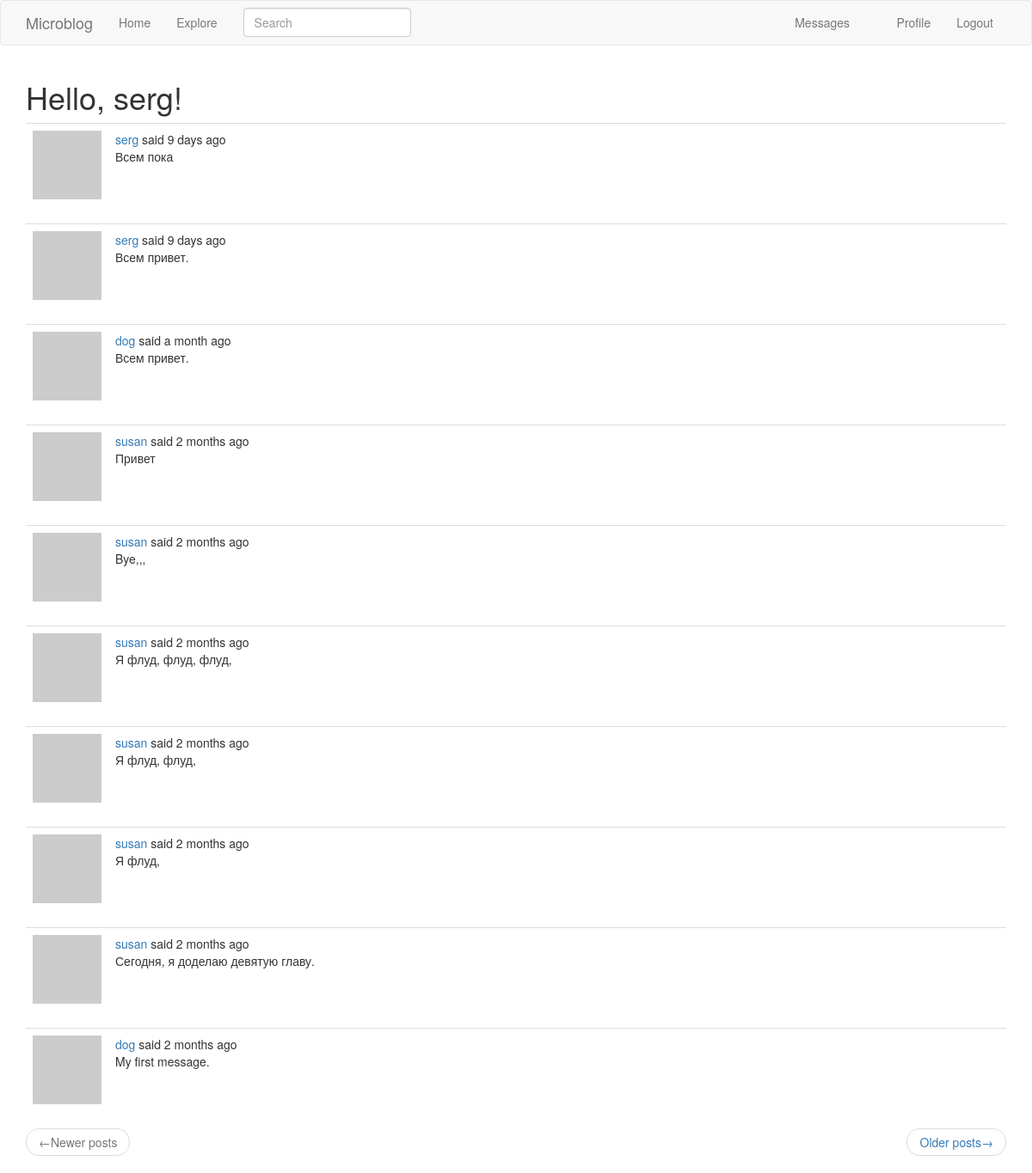
Screenshot of /explore (signed in) with the database file from the repository.
### app/models.py (models this page shows, shortened)
class User(UserMixin, db.Model):
    id = db.Column(
        db.Integer,
        primary_key=True,
    )
    username = db.Column(
        db.String(64),
        index=True,
        unique=True,
    )
    email = db.Column(
        db.String(120),
        index=True,
        unique=True,
    )
    password_hash = db.Column(
        db.String(128),
    )
    about_me = db.Column(
        db.String(140)
    )
    last_seen = db.Column(
        db.DateTime,
        default=datetime.utcnow
    )
    posts = db.relationship(
        'Post',
        backref='author',
        lazy='dynamic',
    )
    followed = db.relationship(
        'User',
        secondary=followers,
        primaryjoin=(followers.c.follower_id == id),
        secondaryjoin=(followers.c.followed_id == id),
        backref=db.backref('followers', lazy='dynamic'),
        lazy='dynamic',
    )
    messages_sent = db.relationship(
        'Message',
        foreign_keys='Message.sender_id',
        backref='author',
        lazy='dynamic',
    )
    messages_received = db.relationship(
        'Message',
        foreign_keys='Message.recipient_id',
        backref='recipient',
        lazy='dynamic',
    )
    last_message_read_time = db.Column(
        db.DateTime,
    )
    notifications = db.relationship(
        'Notification',
        backref='user',
        lazy='dynamic',
    )
    def avatar(self, size):
        digest = md5(self.email.lower().encode('utf-8')).hexdigest()
        return f'https://www.gravatar.com/avatar/{digest}?d=identicon&s={size}'
    def new_messages(self):
        last_read_time = self.last_message_read_time or datetime(1900, 1, 1)
        return Message.query.filter_by(recipient=self).filter(
            Message.timestamp > last_read_time).count()

class SearchableMixin(object):
    @classmethod
    def before_commit(cls, session):
        session._changes = {
            'add': list(session.new),
            'update': list(session.dirty),
            'delete': list(session.deleted),
        }
    @classmethod
    def after_commit(cls, session):
        for obj in session._changes['add']:
            if isinstance(obj, SearchableMixin):
                add_to_index(obj.__tablename__, obj)
        for obj in session._changes['update']:
            if isinstance(obj, SearchableMixin):
                add_to_index(obj.__tablename__, obj)
        for obj in session._changes['delete']:
            if isinstance(obj, SearchableMixin):
                remove_from_index(obj.__tablename__, obj)
        session._changes = None

class Post(SearchableMixin, db.Model):
    __searchable__ = ['body']
    id = db.Column(
        db.Integer,
        primary_key=True,
    )
    body = db.Column(
        db.String(140),
    )
    timestamp = db.Column(
        db.DateTime,
        index=True,
        default=datetime.utcnow,
    )
    user_id = db.Column(
        db.Integer(),
        db.ForeignKey('user.id'),
    )

### app/main/routes.py (the view)
@bp.route('/explore')
@login_required
def explore():
    page = request.args.get('page', default=1, type=int)
    posts = Post.query.order_by(Post.timestamp.desc()).paginate(
        page=page,
        per_page=current_app.config['POSTS_PER_PAGE'],
        error_out=False
    )
    next_url = url_for('main.explore', page=posts.next_num) \
        if posts.has_next else None
    prev_url = url_for('main.explore', page=posts.prev_num) \
        if posts.has_prev else None
    context = {
        'title': _('Explore'),
        'posts': posts.items,
        'next_url': next_url,
        'prev_url': prev_url,
    }
    return render_template('index.html', **context)

### app/main/forms.py
class SearchForm(FlaskForm):
    q = StringField(
        _l('Search'),
        validators=[DataRequired()]
    )
    def __init__(self, *args, **kwargs):
        if 'formdata' not in kwargs:
            kwargs['formdata'] = request.args
        if 'meta' not in kwargs:
            kwargs['meta'] = {'csrf': False}
        super(SearchForm, self).__init__(*args, **kwargs)

### app/main/routes.py (called while the page is built)
@bp.before_request
def before_request():
    if current_user.is_authenticated:
        current_user.last_seen = datetime.utcnow()
        db.session.commit()
        g.search_form = SearchForm()
    g.locale = str(get_locale())

### app/models.py (called while the page is built)
@login.user_loader
def load_user(id):
    return User.query.get(int(id))

### app/templates/index.html (shortened to what this page needs)
{% extends 'base.html' %}
{% import 'bootstrap/wtf.html' as wtf %}
{% block app_content %}
  <h1>{{ _('Hello') }}, {{ current_user.username }}!</h1>
  {% for post in posts %}
      {% include '_post.html' %}
  {% endfor %}
  <nav aria-label="...">
    <ul class="pager">
      <li class="previous {% if not prev_url %} disabled {% endif %}">
        <a href="{{ prev_url or '#' }}">
          <span aria-hidden="true">&larr;</span>{{ _('Newer posts') }}
        </a>
      </li>
      <li class="next {% if not next_url %} disabled {% endif %}">
        <a href="{{ next_url or '#' }}">
          {{ _('Older posts') }}<span aria-hidden="true">&rarr;</span>
        </a>
      </li>
    </ul>
  </nav>
{% endblock app_content %}

### app/templates/base.html (shortened to what this page needs)
{% extends 'bootstrap/base.html' %}
{% block navbar %}
  <nav class="navbar navbar-default">
    <div class="container">
      <div class="navbar-header">
        <a class="navbar-brand" href="{{ url_for('main.index') }}">{{ _('Microblog') }}</a>
      </div>
      <div class="collapse navbar-collapse" id="bs-example-navbar-collapse-1">
        <ul class="nav navbar-nav">
          <li><a href="{{ url_for('main.index') }}">{{ _('Home') }}</a></li>
          <li><a href="{{ url_for('main.explore') }}">{{ _('Explore') }}</a></li>
        </ul>
        {% if g.search_form %}
          <form class="navbar-form navbar-left" method="get" action="{{ url_for('main.search') }}">
            <div class="form-group">
              {{ g.search_form.q(size=20, class="form-control", placeholder=g.search_form.q.label.text) }}
            </div>
          </form>
        {% endif %}
        <ul class="nav navbar-nav navbar-right">
          {% if current_user.is_anonymous %}
            <li><a href="{{ url_for('auth.login') }}">{{ _('Login') }}</a></li>
          {% else %}
            <li>
              <a href="{{ url_for('main.messages')}}">
                {{ _('Messages')}}
                {% set new_messages = current_user.new_messages() %}
              </a>
            </li>
            <li><a href="{{ url_for('main.user', username=current_user.username) }}">{{ _('Profile') }}</a></li>
            <li><a href="{{ url_for('auth.logout') }}">{{ _('Logout') }}</a></li>
          {% endif %}
        </ul>
      </div>
    </div>
  </nav>
{% endblock navbar %}
{% block content %}
  <div class="container">
    {% block app_content %}
    {% endblock app_content %}
  </div>
{% endblock content %}

### app/templates/_post.html (shortened to what this page needs)
<table class="table table-hover">
  <tr>
    <td width="70px">
      <a href="{{ url_for('main.user', username=post.author.username) }}">
        <img src="{{ post.author.avatar(70) }}">
      </a>
    </td>
    <td>
      {{ _('%(username)s said %(when)s', username=user_link, when=moment(post.timestamp).fromNow()) }}
      <br>
      {{ post.body }}
    </td>
  </tr>
</table>

### rows the page displays
User: username "serg"
Post: body "Всем пока"
Post: body "Всем привет."
Post: body "Всем привет."
Post: body "Привет"
Post: body "Bye,,,"
Post: body "Я флуд, флуд, флуд,"
Post: body "Я флуд, флуд,"
Post: body "Я флуд,"
Post: body "Сегодня, я доделаю девятую главу."
Post: body "My first message."
